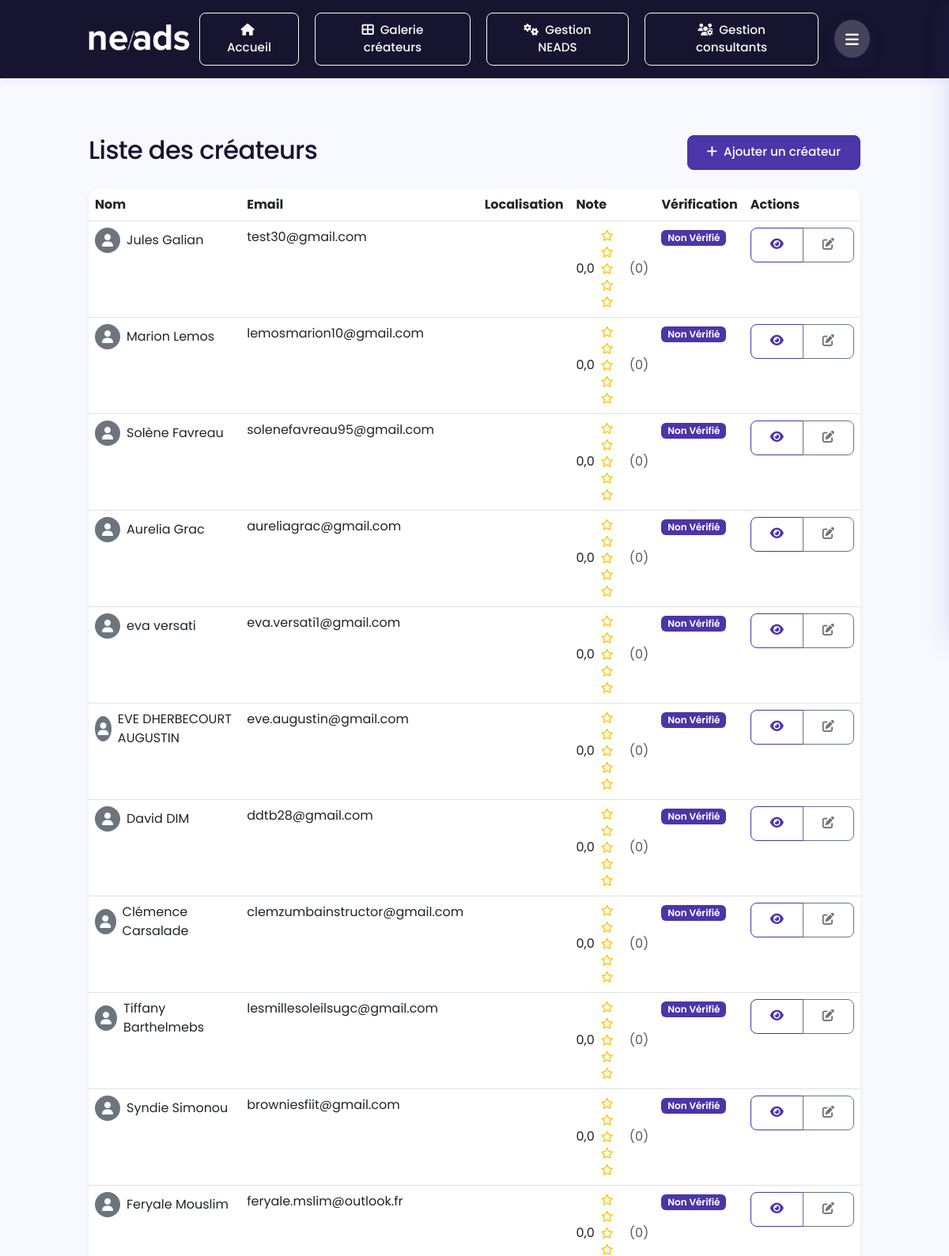
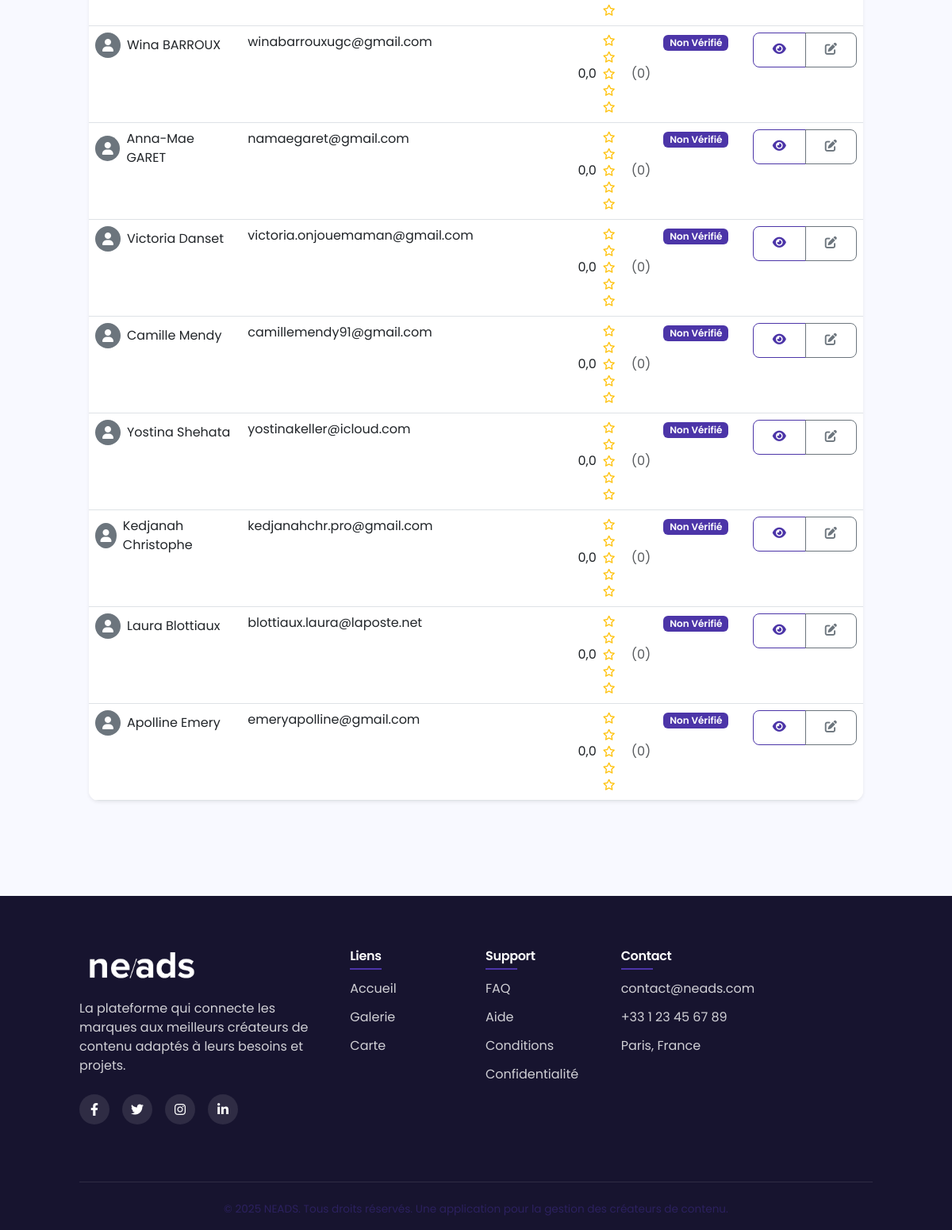
The page /creators/list/ (signed in) on the database as committed earlier (2 pictures, top to bottom).
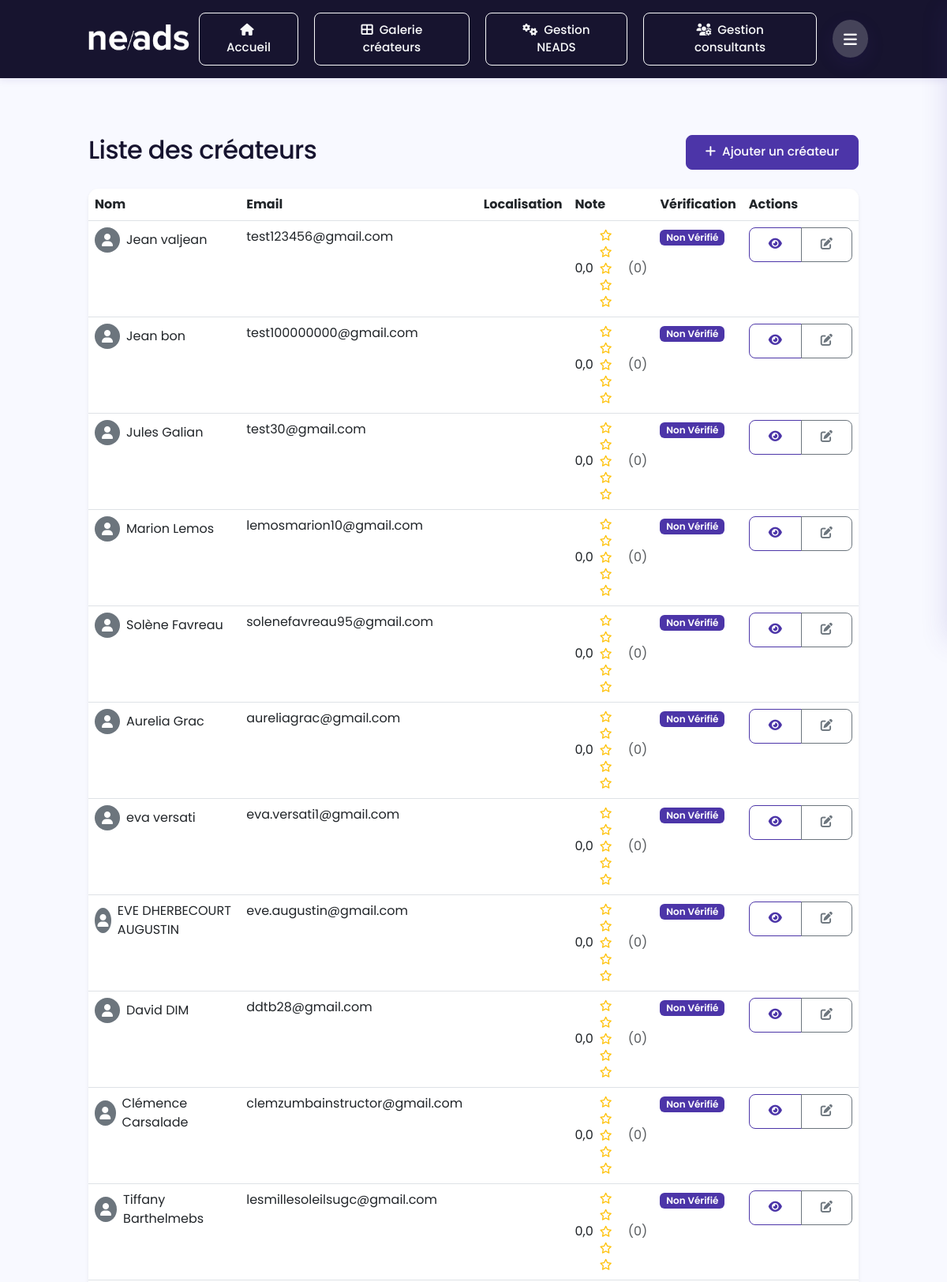
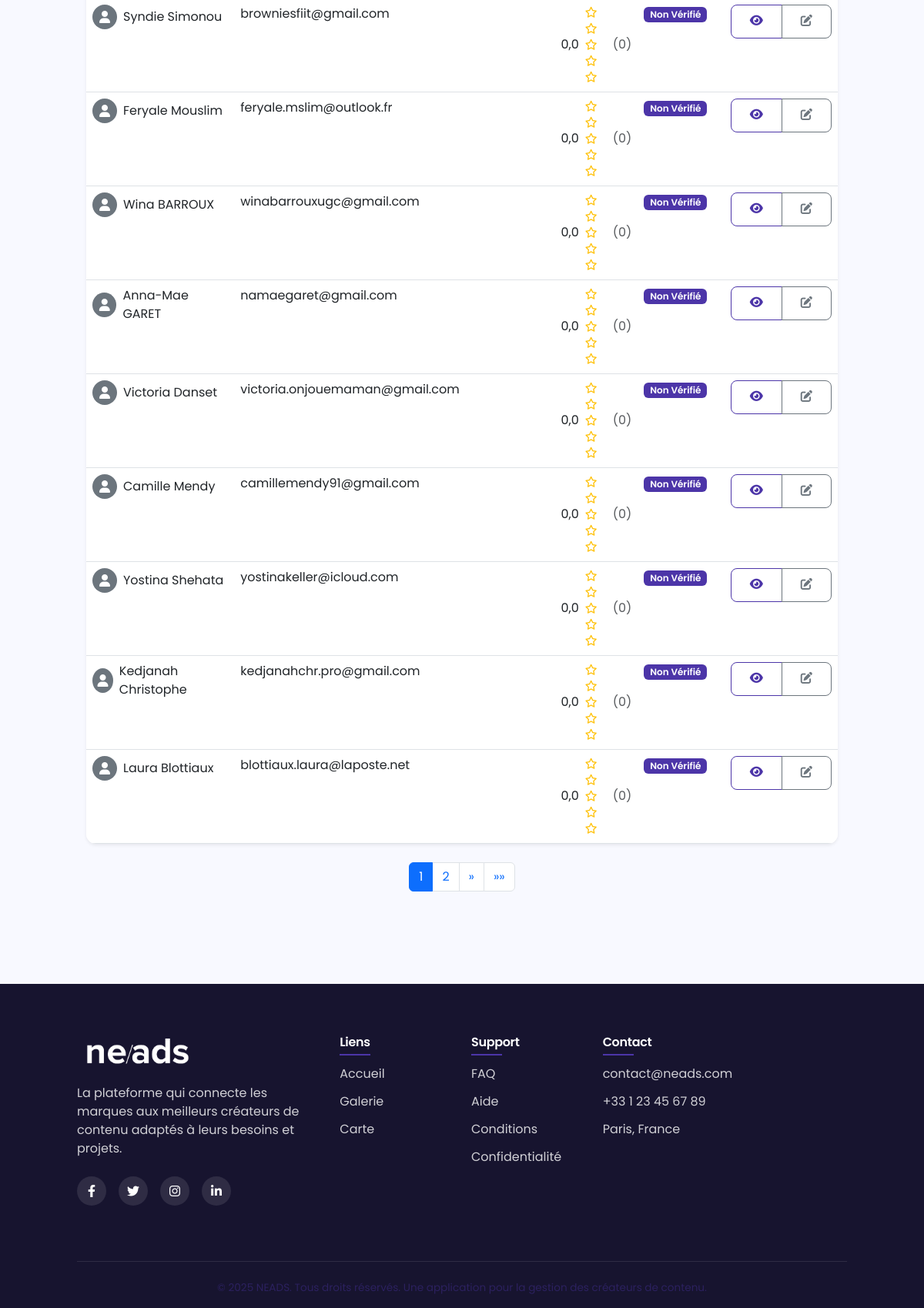
The same page on the database as committed later (2 pictures, top to bottom).
### neads/creators/models.py (models this page shows, shortened)
class Creator(models.Model):
    GENDER_CHOICES = (
        ('M', 'Homme'),
        ('F', 'Femme'),
        ('O', 'Autre'),
    )
    user = models.OneToOneField(User, on_delete=models.SET_NULL, blank=True, null=True, related_name='creator_profile')
    first_name = models.CharField(max_length=50)
    last_name = models.CharField(max_length=50)
    full_name = models.CharField(max_length=100, blank=True)  # Auto-généré
    age = models.PositiveIntegerField(validators=[MinValueValidator(13), MaxValueValidator(100)])
    gender = models.CharField(max_length=1, choices=GENDER_CHOICES)
    featured_image = models.ImageField(upload_to=featured_image_upload_path, blank=True, null=True, verbose_name="Image mise en avant")
    youtube_link = models.URLField(max_length=255, blank=True, null=True, verbose_name="Chaîne YouTube")
    tiktok_link = models.URLField(max_length=255, blank=True, null=True, verbose_name="Profil TikTok")
    instagram_link = models.URLField(max_length=255, blank=True, null=True, verbose_name="Profil Instagram")
    location = models.ForeignKey(Location, on_delete=models.SET_NULL, null=True, related_name='creators')
    email = models.EmailField()
    phone = models.CharField(max_length=20, blank=True, null=True)
    domains = models.ManyToManyField(Domain, related_name='creators')
    bio = models.TextField(blank=True, null=True)
    equipment = models.CharField(max_length=255, blank=True, null=True)
    delivery_time = models.CharField(max_length=50, blank=True, null=True)
    mobility = models.BooleanField(default=False)
    can_invoice = models.BooleanField(default=False)
    previous_clients = models.TextField(blank=True, null=True)
    average_rating = models.DecimalField(max_digits=3, decimal_places=2, default=0.0)
    total_ratings = models.PositiveIntegerField(default=0)
    created_at = models.DateTimeField(auto_now_add=True)
    updated_at = models.DateTimeField(auto_now=True)
    last_activity = models.DateTimeField(blank=True, null=True)

### neads/creators/views.py (the view)
# urls.py: path('list/', views.creators_list, name='creator_list'),
@login_required
@role_required(['admin', 'consultant'])
def creators_list(request):
    creators = Creator.objects.all().order_by('-created_at')
    query = request.GET.get('q')
    if query:
        creators = creators.filter(
            Q(first_name__icontains=query) |
            Q(last_name__icontains=query) |
            Q(email__icontains=query)
        )
    paginator = Paginator(creators, 20)  # 20 créateurs par page
    page_number = request.GET.get('page', 1)
    page_obj = paginator.get_page(page_number)
    context = {
        'creators': page_obj,
        'total_creators': paginator.count,
        'q': query,
        'is_paginated': paginator.num_pages > 1,
        'page_obj': page_obj,
        'paginator': paginator,
    }
    return render(request, 'creators/creators_list.html', context)

### neads/creators/views.py (called while the page is built)
def role_required(allowed_roles):
    def decorator(view_func):
        @wraps(view_func)
        def wrapper(request, *args, **kwargs):
            if not request.user.is_authenticated:
                return redirect('login')
            if request.user.role not in allowed_roles:
                return HttpResponseForbidden("Vous n'avez pas les permissions nécessaires pour accéder à cette page.")
            return view_func(request, *args, **kwargs)
        return wrapper
    return decorator

### templates/creators/creators_list.html (shortened to what the changed rows need)
{% extends "base.html" %}
{% block content %}
<div class="container py-4">
    <div class="row mb-4">
        <div class="col">
            <h1 class="h2 mb-0">Liste des créateurs</h1>
        </div>
    </div>
    <div class="card shadow-sm border-0">
        <div class="card-body p-0">
            <div class="table-responsive">
                <table class="table table-hover mb-0">
                    <thead class="bg-light">
                        <tr>
                            <th>Nom</th>
                            <th>Email</th>
                            <th>Localisation</th>
                            <th>Note</th>
                            <th>Vérification</th>
                            <th>Actions</th>
                        </tr>
                    </thead>
                    <tbody>
                        {% for creator in creators %}
                        <tr>
                            <td>
                                <div class="d-flex align-items-center">
                                    {% if creator.profile_image %}
                                    <img src="{{ creator.profile_image.url }}" alt="{{ creator.full_name }}" class="rounded-circle me-2" style="width: 32px; height: 32px;">
                                    {% else %}
                                    <div class="bg-secondary rounded-circle me-2 d-flex align-items-center justify-content-center" style="width: 32px; height: 32px; color: white;">
                                        <i class="fas fa-user"></i>
                                    </div>
                                    {% endif %}
                                    <div>
                                        <a href="{% url 'creator_detail' creator.id %}" class="text-decoration-none">
                                            {{ creator.full_name }}
                                        </a>
                                    </div>
                                </div>
                            </td>
                            <td>{{ creator.email }}</td>
                            <td>
                            </td>
                            <td>
                                <div class="d-flex align-items-center">
                                    <span class="me-2">{{ creator.average_rating|floatformat:1 }}</span>
                                    <div class="star-rating small">
                                        {% for i in "12345" %}
                                            {% if forloop.counter <= creator.average_rating %}
                                                <i class="fas fa-star text-warning"></i>
                                            {% elif forloop.counter <= creator.average_rating|add:0.5 %}
                                                <i class="fas fa-star-half-alt text-warning"></i>
                                            {% else %}
                                                <i class="far fa-star text-warning"></i>
                                            {% endif %}
                                        {% endfor %}
                                    </div>
                                    <span class="ms-1 text-muted">({{ creator.total_ratings }})</span>
                                </div>
                            </td>
                            <td>
                                {% if creator.verified_by_neads %}
                                <span class="badge bg-success">Vérifié</span>
                                {% else %}
                                <span class="badge bg-secondary">Non vérifié</span>
                                {% endif %}
                            </td>
                            <td>
                                <div class="btn-group">
                                    <a href="{% url 'creator_detail' creator.id %}" class="btn btn-sm btn-outline-primary" title="Voir">
                                        <i class="fas fa-eye"></i>
                                    </a>
                                    <a href="{% url 'creator_edit' creator.id %}" class="btn btn-sm btn-outline-secondary" title="Modifier">
                                        <i class="fas fa-edit"></i>
                                    </a>
                                </div>
                            </td>
                        </tr>
                        {% empty %}
                        <tr>
                            <td colspan="6" class="text-center py-4">
                                <p class="text-muted mb-0">Aucun créateur trouvé</p>
                            </td>
                        </tr>
                        {% endfor %}
                    </tbody>
                </table>
            </div>
        </div>
    </div>
    {% if is_paginated %}
    <nav class="mt-4">
        <ul class="pagination justify-content-center">
            {% for i in paginator.page_range %}
                {% if page_obj.number == i %}
                <li class="page-item active"><span class="page-link">{{ i }}</span></li>
                {% elif i > page_obj.number|add:'-3' and i < page_obj.number|add:'3' %}
                <li class="page-item"><a class="page-link" href="?page={{ i }}">{{ i }}</a></li>
                {% endif %}
            {% endfor %}
            {% if page_obj.has_next %}
            <li class="page-item">
                <a class="page-link" href="?page={{ page_obj.next_page_number }}" aria-label="Suivante">
                    <span aria-hidden="true">&raquo;</span>
                </a>
            </li>
            <li class="page-item">
                <a class="page-link" href="?page={{ paginator.num_pages }}" aria-label="Dernière">
                    <span aria-hidden="true">&raquo;&raquo;</span>
                </a>
            </li>
            {% endif %}
        </ul>
    </nav>
    {% endif %}
</div>
{% endblock %}

Rows that differ between the two databases and show on the page:
no longer on this page (row unchanged): Creator: full_name "Apolline Emery", email "emeryapolline@gmail.com", average_rating "0,0", total_ratings "0"
added Creator: full_name "Jean valjean", email "test123456@gmail.com", average_rating "0,0", total_ratings "0"
added Creator: full_name "Jean bon", email "test100000000@gmail.com", average_rating "0,0", total_ratings "0"
Other text that changed with them:
new list line: "1"
new list line: "2"
